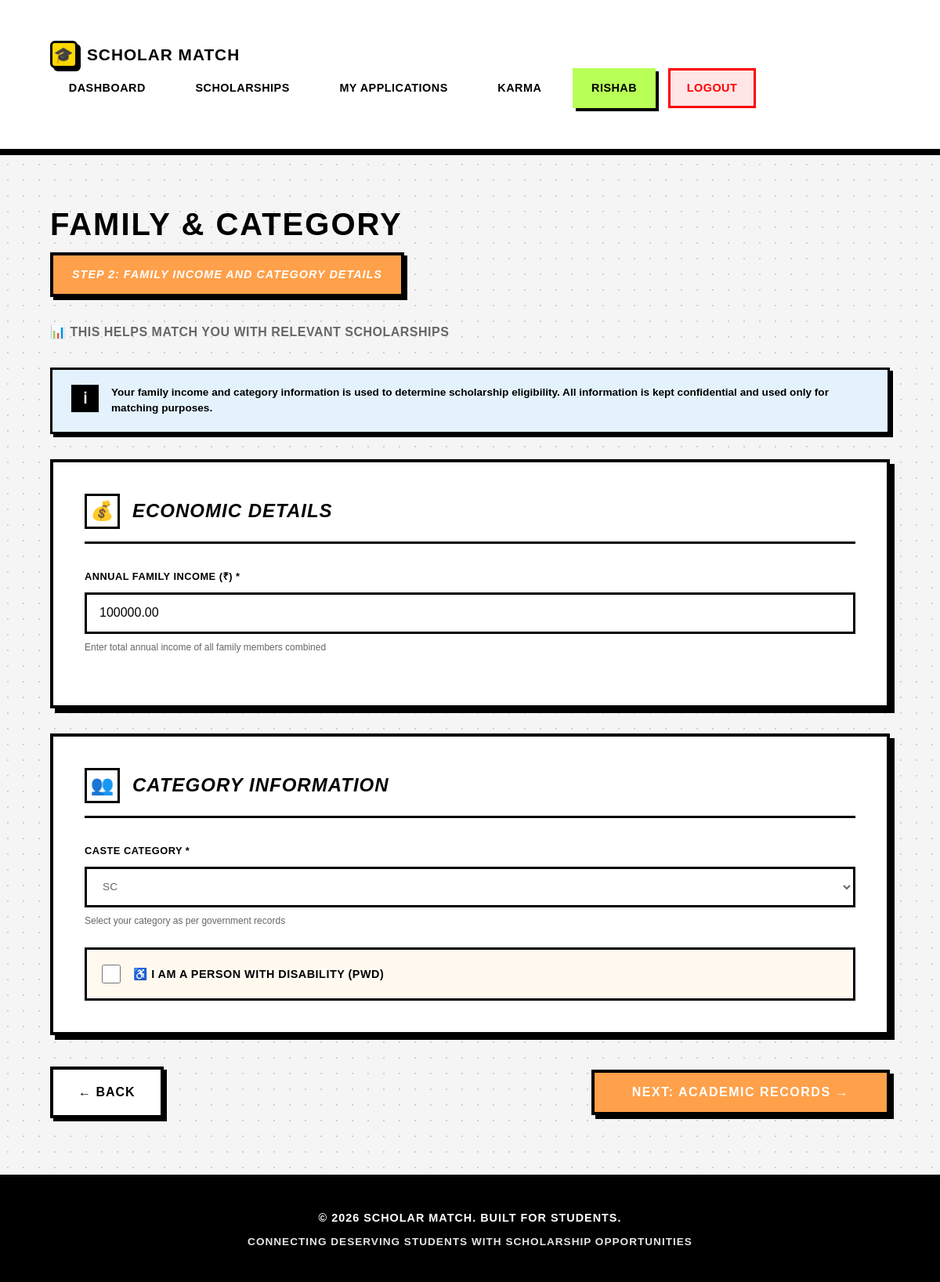
Before: /accounts/otr/step3/ (signed in) with the older database file.
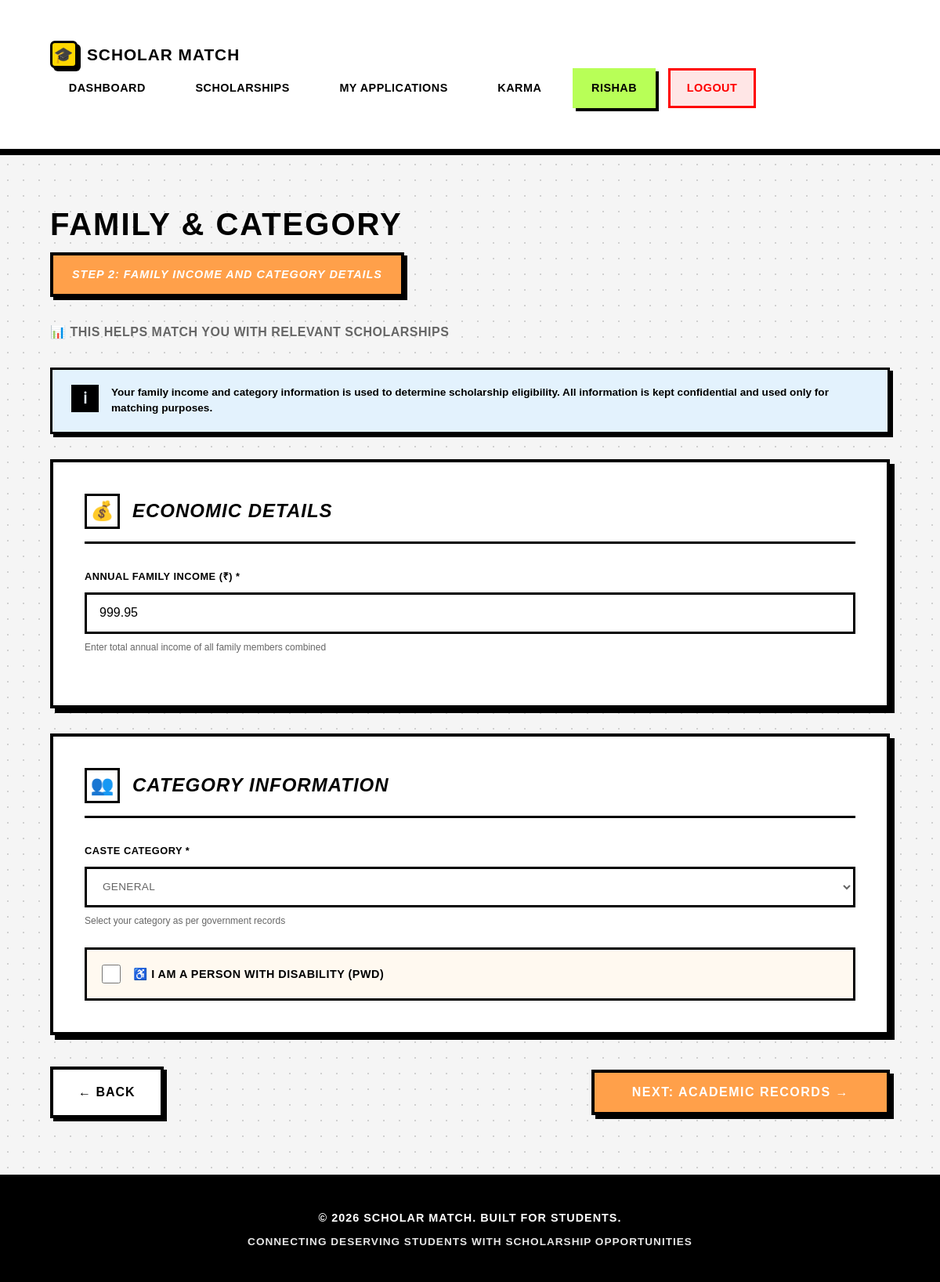
After: the same page with the newer database file.
### users/models.py (models this page shows, shortened)
class StudentProfile(models.Model):
    user = models.OneToOneField(User, on_delete=models.CASCADE, primary_key=True)
    full_name = models.CharField(max_length=150)
    dob = models.DateField(null=True, blank=True, verbose_name="Date of Birth")
    gender = models.CharField(max_length=10, choices=[('Male', 'Male'), ('Female', 'Female'), ('Other', 'Other')], blank=True)
    father_name = models.CharField(max_length=150, blank=True)
    mother_name = models.CharField(max_length=150, blank=True)
    annual_income = models.DecimalField(max_digits=10, decimal_places=2, null=True, blank=True)
    caste_category = models.CharField(max_length=50, choices=[
        ('General', 'General'),
        ('OBC', 'OBC'),
        ('SC', 'SC'),
        ('ST', 'ST'),
        ('EWS', 'EWS')
    ], blank=True)
    is_disabled = models.BooleanField(default=False, verbose_name="Person with Disability")
    phone = models.CharField(max_length=15, blank=True)
    address = models.TextField(blank=True)
    pin_code = models.CharField(max_length=10, blank=True)
    city = models.CharField(max_length=100, blank=True)
    state = models.CharField(max_length=100, blank=True)
    aadhaar_number = models.CharField(max_length=12, blank=True, unique=True, null=True, help_text="12-digit Aadhaar number")
    bank_account_number = models.CharField(max_length=20, blank=True)
    bank_ifsc_code = models.CharField(max_length=11, blank=True, verbose_name="IFSC Code")
    bank_name = models.CharField(max_length=100, blank=True)
    otr_completed = models.BooleanField(default=False, help_text="Has student completed OTR?")
    otr_step = models.IntegerField(default=1, help_text="Current OTR step (1-7)")
    profile_completion = models.IntegerField(default=0, help_text="Profile completion percentage")
    total_karma_points = models.IntegerField(default=0, help_text="Total karma points balance")
    karma_rank = models.IntegerField(null=True, blank=True, help_text="Rank on leaderboard")
    verified_scholar_badge = models.BooleanField(default=False, help_text="Has purchased verified scholar badge")
    created_at = models.DateTimeField(auto_now_add=True)

### users/otr_views.py (the view)
# urls.py: path('otr/step3/',        otr_views.otr_step3,        name='otr_step3'),
@login_required
def otr_step3(request):
    profile = request.user.studentprofile
    if request.method == 'POST':
        form = OTRStep3Form(request.POST, instance=profile)
        if form.is_valid():
            form.save()
            profile.otr_step = 4
            profile.profile_completion = 30
            profile.save()
            messages.success(request, 'Family details saved successfully!')
            return redirect('otr_step4')
    else:
        form = OTRStep3Form(instance=profile)
    return render(request, 'users/otr/step3_family_info.html', {
        'form': form, 'profile': profile, 'step': 3
    })

### users/forms.py
class OTRStep3Form(forms.ModelForm):
    class Meta:
        model = StudentProfile
        fields = ['annual_income', 'caste_category', 'is_disabled']

### users/templates/users/otr/step3_family_info.html (shortened to what this page needs)
{% extends 'base.html' %}
{% block content %}
<div class="otr-page-container">
    <main class="otr-main-content">
        <div class="page-header">
            <h1 class="page-title">Family & Category</h1>
            <div class="step-indicator">
                <div class="step-indicator-text">Step 2: Family Income and Category Details</div>
            </div>
            <p class="page-subtitle">📊 This helps match you with relevant scholarships</p>
        </div>
        <div class="info-box">
            <div class="info-icon">ℹ</div>
            <div class="info-text">
                Your family income and category information is used to determine scholarship eligibility. All information is kept confidential and used only for matching purposes.
            </div>
        </div>
        <form method="post">
            <div class="form-section">
                <div class="section-header">
                    <div class="section-icon">💰</div>
                    <h3 class="section-title">Economic Details</h3>
                </div>
                <div class="form-grid">
                    <div class="form-group form-grid-full">
                        <label for="{{ form.annual_income.id_for_label }}">Annual Family Income (₹) *</label>
                        {{ form.annual_income }}
                        <p class="help-text">Enter total annual income of all family members combined</p>
                    </div>
                </div>
            </div>
            <div class="form-section">
                <div class="section-header">
                    <div class="section-icon">👥</div>
                    <h3 class="section-title">Category Information</h3>
                </div>
                <div class="form-grid">
                    <div class="form-group form-grid-half">
                        <label for="{{ form.caste_category.id_for_label }}">Caste Category *</label>
                        {{ form.caste_category }}
                        <p class="help-text">Select your category as per government records</p>
                    </div>
                </div>
                <div class="checkbox-group">
                    {{ form.is_disabled }}
                    <label for="{{ form.is_disabled.id_for_label }}">
                        ♿ I am a Person with Disability (PWD)
                    </label>
                </div>
            </div>
            <div class="button-group">
                <a href="{% url 'otr_step2' %}" class="btn-back">← Back</a>
                <button type="submit" class="btn-next">Next: Academic Records →</button>
            </div>
        </form>
    </main>
</div>
{% endblock %}

Changed rows visible on the page:
changed StudentProfile: annual_income "100000.00" → "999.95"; caste_category "SC" → "General"
